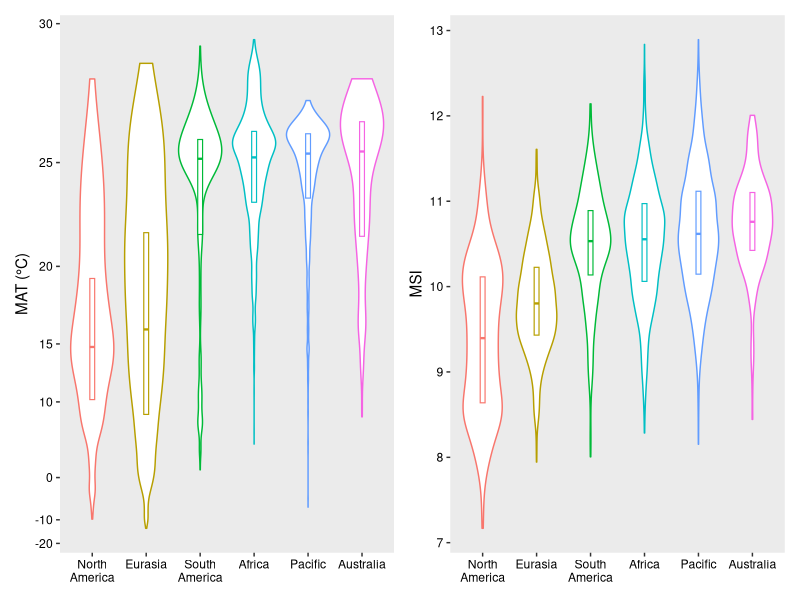
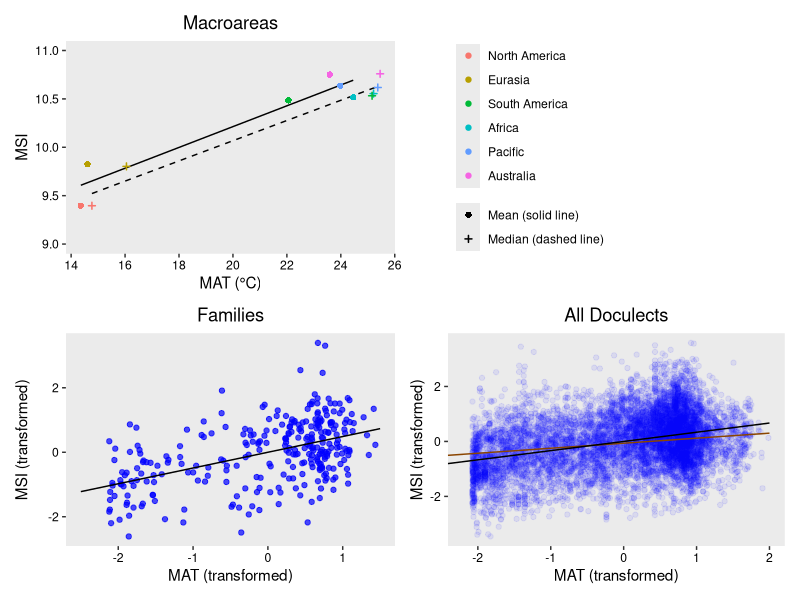
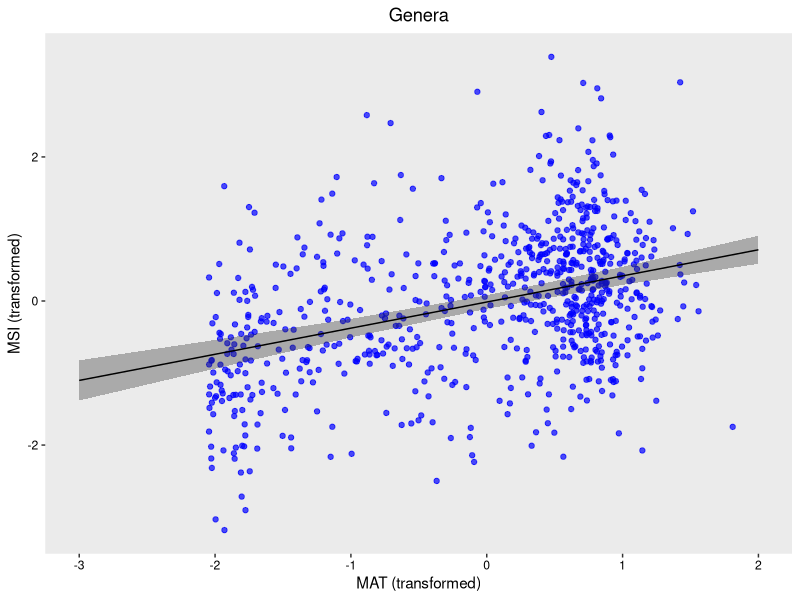
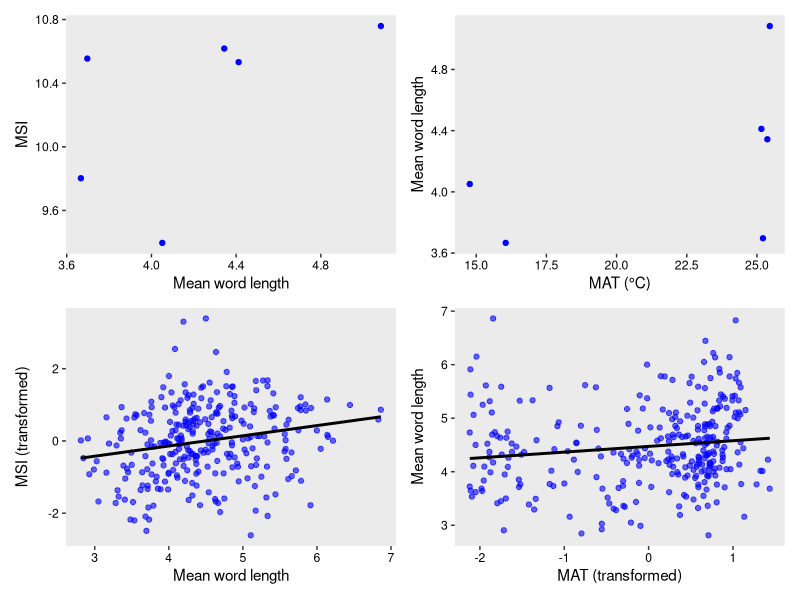
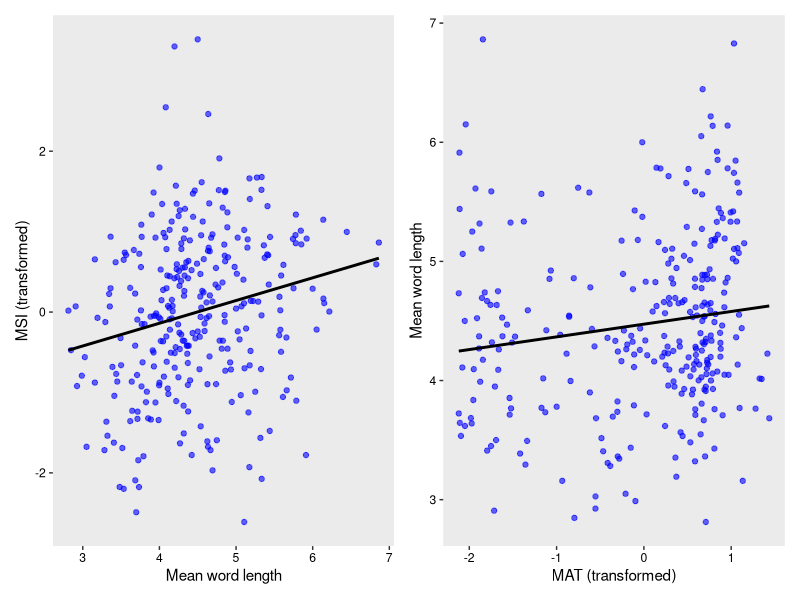
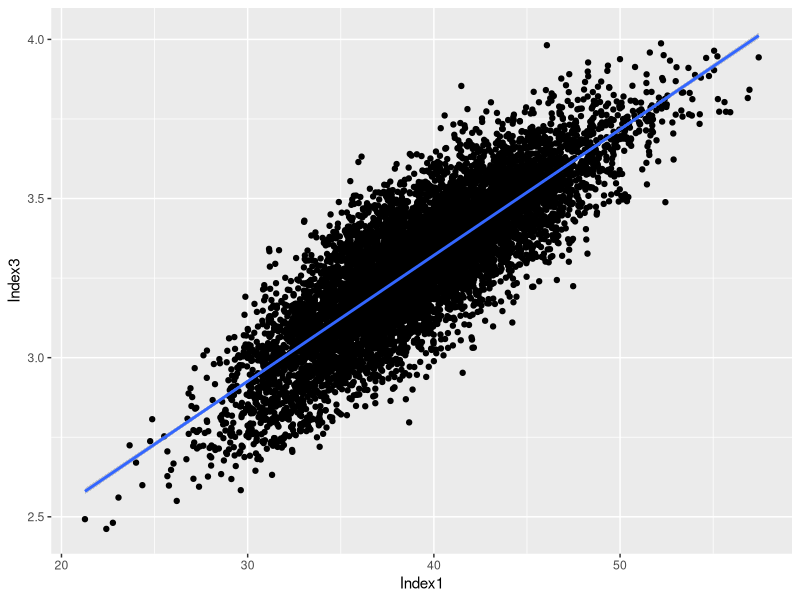
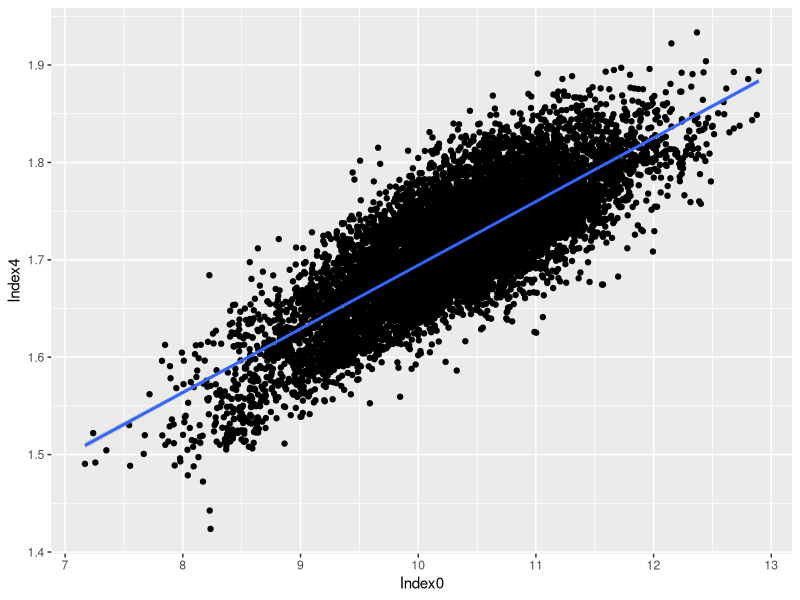
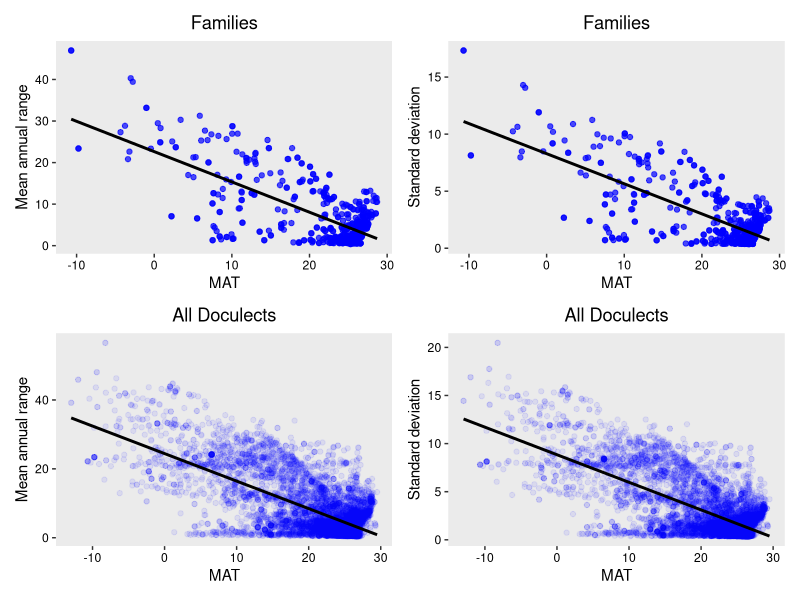

Reproduce these figures in R, in order. (Note: this script raises an error after producing the figures.)
library(lmerTest)
library(ggplot2)
library(ggrepel)
library(ggeffects)
library(dplyr)
library(effects)
library(patchwork)
library(tibble)


# Read csv files
# ==============

d_mac <- read.csv(file = "data/data_macroarea.csv")
d_fam <- read.csv(file = "data/data_family.csv")
d_gen <- read.csv(file = "data/data_genus.csv")
d_all <- read.csv(file = "data/data.csv")

d_mac$Macroarea <- sub("Am", " Am", d_mac$Macroarea)
d_all$Macroarea <- sub("Am", " Am", d_all$Macroarea)
d_mac_mean <- d_mac %>% filter(Method == "mean")
d_mac_med <- d_mac %>% filter(Method == "median")
d_fam_mean <- d_fam %>% filter(Method == "mean")
d_gen_mean <- d_gen %>% filter(Method == "mean")

order <- d_mac_med[order(d_mac_med$Index0), ]$Macroarea
d_mac$Macroarea <- factor(d_mac$Macroarea, levels = order) # reorder by medians
d_all$Macroarea <- factor(d_all$Macroarea, levels = order)


# Fit models
# ==========

m_mac_mean <- lm(Index0 ~ T, data = d_mac_mean)
m_mac_med <- lm(Index0 ~ T, data = d_mac_med)
m_fam <- lm(Index0_trans ~ T_trans, data = d_fam_mean)
m_gen <- lmer(Index0_trans ~ T_trans + (T_trans | Family), data = d_gen)
m_gen_1 <- lmer(Index0_trans ~ T_trans + (1 | Family), data = d_gen)
m_all <- lmer(Index0_trans ~ T_trans + (T_trans | Family), data = d_all)
m_all_1 <- lmer(Index0_trans ~ T_trans + (1 | Family), data = d_all)
anova(m_gen, m_gen_1)  # p < 0.001. Use m_gen
anova(m_all, m_all_1)  # p < 0.001. Use m_all
m_all_lm <- lm(Index0_trans ~ T_trans, data = d_all)

summary(m_mac_mean)
summary(m_mac_med)
summary(m_fam)
summary(m_gen)
summary(m_all)
summary(m_all_lm)


# Plot distribution
# =================

p01 <- ggplot(d_all, aes(x = Macroarea, y = T, color = Macroarea)) +
  geom_violin(scale = "width", width = 0.8) +
  geom_boxplot(width = 0.09, lwd = 0.4, outlier.shape = NA, coef = 0) +
  scale_x_discrete(labels = sub(" ", "\n", levels(d_all$Macroarea))) +
  theme(panel.grid.major = element_blank(), panel.grid.minor = element_blank(),
        axis.text.x = element_text(color = "black"),
        axis.text.y = element_text(color = "black"),
        legend.position = "none", axis.title.x = element_blank()) +
  coord_trans(y = scales::exp_trans(1.06)) +
  scale_y_continuous(breaks = c(-20,-10,0,10,15,20,25,30)) +
  ylab("MAT (°C)")
p02 <- ggplot(d_all, aes(x = Macroarea, y = Index0, color = Macroarea)) +
  geom_violin(scale = "width", width = 0.75) +
  geom_boxplot(width = 0.09, lwd = 0.4, outlier.shape = NA, coef = 0) +
  scale_x_discrete(labels = sub(" ", "\n", levels(d_all$Macroarea))) +
  theme(panel.grid.major = element_blank(), panel.grid.minor = element_blank(),
        axis.text.x = element_text(color = "black"),
        axis.text.y = element_text(color = "black"),
        legend.position = "none", axis.title.x = element_blank()) +
  ylab("MSI")
p01 + p02
# Then, save as distribution.pdf (7 * 4 inches)


# Plot correlation
# ================

e_mac_mean <- ggpredict(m_mac_mean, terms = "T")
e_mac_med <- ggpredict(m_mac_med, terms = "T")
e_fam <- ggpredict(m_fam, terms = "T_trans")
e_gen <- ggpredict(m_gen, terms = "T_trans")
e_all_lm <- ggpredict(m_all_lm, terms = "T_trans")
e_all_lmer <- ggpredict(m_all, terms = "T_trans")

p1_labels <- c("Mean (solid line)", "Median (dashed line)")
p1 <- ggplot() +
  geom_line(data = e_mac_mean, aes(x, predicted)) +
  geom_line(data = e_mac_med, aes(x, predicted), linetype = "dashed") +
  geom_point(data = d_mac, aes(T, Index0, color = Macroarea,
                               shape = Method, stroke = Method, size = Method)) +
  scale_shape_manual(labels = p1_labels, values = c(16, 3)) +
  scale_size_manual(labels = p1_labels, values = c(1.5, 1.1)) +
  scale_discrete_manual(labels = p1_labels, aesthetics = "stroke", values = c(1, 0.8)) +
  theme(panel.grid.major = element_blank(), panel.grid.minor = element_blank(),
        axis.text.x = element_text(color = "black"),
        axis.text.y = element_text(color = "black"),
        legend.title = element_blank(),
        legend.spacing.y = unit(0, "cm"), legend.margin = margin(),
        plot.title = element_text(hjust = 0.5)) +
  coord_cartesian(ylim = c(9, 11)) +
  ggtitle("Macroareas") +
  xlab("MAT (°C)") + ylab("MSI")
p2 <- ggplot() +
  geom_point(data = d_fam_mean, aes(T_trans, Index0_trans), color = "blue", alpha = 0.7) +
  geom_line(data = e_fam, aes(x, predicted)) +
  theme(panel.grid.major = element_blank(), panel.grid.minor = element_blank(),
        axis.text.x = element_text(color = "black"),
        axis.text.y = element_text(color = "black"),
        plot.title = element_text(hjust = 0.5)) +
  ggtitle("Families") +
  xlab("MAT (transformed)") + ylab("MSI (transformed)")
p3 <- ggplot() +
  geom_point(data = d_all, aes(T_trans, Index0_trans), color = "blue", alpha = 0.08) +
  geom_line(data = e_all_lmer, aes(x, predicted), color = "darkorange4") +
  geom_line(data = e_all_lm, aes(x, predicted)) +
  theme(panel.grid.major = element_blank(), panel.grid.minor = element_blank(),
        axis.text.x = element_text(color = "black"),
        axis.text.y = element_text(color = "black"),
        plot.title = element_text(hjust = 0.5)) +
  coord_cartesian(xlim = c(-2.2, 2)) +
  ggtitle("All Doculects") +
  xlab("MAT (transformed)") + ylab("MSI (transformed)")
p1 + guide_area() + p2 + p3 + plot_layout(guides = "collect", design = "AAB#\nCCDD")
# Then, save as correlation.pdf (6 * 6 inches)

ggplot() +
  geom_point(data = d_gen_mean, aes(T_trans, Index0_trans), color = "blue", alpha = 0.7) +
  geom_ribbon(data = e_gen, aes(x, ymin = conf.low, ymax = conf.high), alpha = 0.35) +
  geom_line(data = e_gen, aes(x, predicted)) +
  theme(panel.grid.major = element_blank(), panel.grid.minor = element_blank(),
        axis.text.x = element_text(color = "black"),
        axis.text.y = element_text(color = "black"),
        plot.title = element_text(hjust = 0.5)) +
  ggtitle("Genera") +
  xlab("MAT (transformed)") + ylab("MSI (transformed)")
# Then, save as correlation_genera.pdf (4 * 4 inches) [not used]


# Correlation with word length
# ============================

m_s_wl_mac <- lm(Index0 ~ WL,  data = d_mac_med)
m_t_wl_mac <- lm(WL ~ T, data = d_mac_med)
m_s_wl_fam <- lm(Index0_trans ~ WL,  data = d_fam_mean)
m_t_wl_fam <- lm(WL ~ T_trans, data = d_fam_mean)
m_s_wl_all <- lm(Index0 ~ WL,  data = d_all)
m_t_wl_all <- lm(WL ~ T_trans, data = d_all)
summary(m_s_wl_mac)
summary(m_t_wl_mac)
summary(m_s_wl_fam)
summary(m_t_wl_fam)
summary(m_s_wl_all)
summary(m_t_wl_all)

p1 <- ggplot(d_mac_med, aes(WL, Index0)) +
  geom_point(color = "blue") +
  theme(panel.grid.major = element_blank(), panel.grid.minor = element_blank(),
        axis.text.x = element_text(color = "black"),
        axis.text.y = element_text(color = "black")) +
  xlab('Mean word length') + ylab('MSI')
p2 <- ggplot(d_mac_med, aes(T, WL)) +
  geom_point(color = "blue") +
  theme(panel.grid.major = element_blank(), panel.grid.minor = element_blank(),
        axis.text.x = element_text(color = "black"),
        axis.text.y = element_text(color = "black")) +
  xlab('MAT (°C)') + ylab('Mean word length')
p3 <- ggplot(d_fam_mean, aes(WL, Index0_trans)) +
  geom_point(color = "blue", alpha = 0.6) +
  geom_smooth(method = lm, color = "black", se = F) +
  theme(panel.grid.major = element_blank(), panel.grid.minor = element_blank(),
        axis.text.x = element_text(color = "black"),
        axis.text.y = element_text(color = "black")) +
  xlab('Mean word length') + ylab('MSI (transformed)')
p4 <- ggplot(d_fam_mean, aes(T_trans, WL)) +
  geom_point(color = "blue", alpha = 0.6) +
  geom_smooth(method = lm, color = "black", se = F) +
  theme(panel.grid.major = element_blank(), panel.grid.minor = element_blank(),
        axis.text.x = element_text(color = "black"),
        axis.text.y = element_text(color = "black")) +
  xlab('MAT (transformed)') + ylab('Mean word length')
p1 + p2 + p3 + p4  # Unused
p3 + p4
# Then, save as word_length.pdf (6 * 3 inches)

m_wl_fam_1 <- lm(Index0_trans ~ T_trans * WL, data = d_fam_mean)
m_wl_fam_2 <- lm(Index0_trans ~ T_trans + WL, data = d_fam_mean)
anova(m_wl_fam_1, m_wl_fam_2)  # Not significant. Use 2
m_wl_fam_3 <- lm(Index0_trans ~ T_trans, data = d_fam_mean)
m_wl_fam_4 <- lm(Index0_trans ~ WL, data = d_fam_mean)
anova(m_wl_fam_2, m_wl_fam_3)  # Significant. Use 2
anova(m_wl_fam_2, m_wl_fam_4)  # Significant. Use 2
summary(m_wl_fam_2)

# Unused
m_wl_all_1 <- lmer(Index0_trans ~ T_trans * WL + (T_trans * WL | Family), data = d_all)
m_wl_all_2 <- lmer(Index0_trans ~ T_trans * WL + (T_trans + WL | Family), data = d_all)
m_wl_all_3 <- lmer(Index0_trans ~ T_trans + WL + (T_trans * WL | Family), data = d_all)
m_wl_all_4 <- lmer(Index0_trans ~ T_trans + WL + (T_trans + WL | Family), data = d_all)
m_wl_all_5 <- lmer(Index0_trans ~ T_trans + (T_trans * WL | Family), data = d_all)
anova(m_wl_all_1, m_wl_all_2)  # Significant. Use 1
anova(m_wl_all_1, m_wl_all_3)  # Not significant. Use 3
anova(m_wl_all_3, m_wl_all_4)  # Significant. Use 3
anova(m_wl_all_3, m_wl_all_5)  # Significant. Use 3
summary(m_wl_all_3)


# Linear correlation between different sonority scales (for SI)
# =============================================================

r2s <- matrix(0, 6, 6)
ps <- matrix(0, 6, 6)
r2s_trans <- matrix(0, 6, 6)
ps_trans <- matrix(0, 6, 6)
for (i in 0:5) {
  for (j in 0:5) {
    if (i == j) next
    fomula <- paste("Index", i, " ~ ", "Index", j, sep = "")
    fomula_trans <- paste("Index", i, "_trans ~ ", "Index", j, "_trans", sep = "")
    r2s[i + 1, j + 1] <- summary(lm(fomula, data = d_all))$r.squared
    ps[i + 1, j + 1] <- summary(lm(fomula, data = d_all))$coefficients[8]
    r2s_trans[i + 1, j + 1] <- summary(lm(fomula_trans, data = d_all))$r.squared
    ps_trans[i + 1, j + 1] <- summary(lm(fomula_trans, data = d_all))$coefficients[8]
  }
}
print(r2s)
print(ps)
print(r2s_trans)
print(ps_trans)

ggplot(d_all, aes(x = Index1, y = Index3)) + geom_point() + geom_smooth(method = lm)
ggplot(d_all, aes(x = Index0, y = Index4)) + geom_point() + geom_smooth(method = lm)
m_in0_in4 <- lm(Index4 ~ Index0, data = d_all)
summary(m_in0_in4)


# Linear correlation between mean annual range or standard deviation
# ==================================================================

m_all_diff_sd <- lm(T_sd ~ T_diff, data = d_all)
summary(m_all_diff_sd)

m_fam_diff_0 <- lm(Index0_trans ~ T_trans * T_diff, data = d_fam)
m_fam_diff_1 <- lm(Index0_trans ~ T_trans + T_diff, data = d_fam)
anova(m_fam_diff_0, m_fam_diff_1)  # p = 0.216. Use m_fam_diff_1
summary(m_fam_diff_1)

m_fam_sd_0 <- lm(Index0_trans ~ T_trans * T_sd, data = d_fam)
m_fam_sd_1 <- lm(Index0_trans ~ T_trans + T_sd, data = d_fam)
anova(m_fam_sd_0, m_fam_sd_1)  # p = 0.170. Use m_fam_sd_1
summary(m_fam_sd_1)

m_fam_diff <- lm(T_diff ~ T, data = d_fam)
m_fam_sd <- lm(T_sd ~ T, data = d_fam)
m_all_diff <- lm(T_diff ~ T, data = d_all)
m_all_sd <- lm(T_sd ~ T, data = d_all)
summary(m_fam_diff)
summary(m_fam_sd)
summary(m_all_diff)
summary(m_all_sd)

p1 <- ggplot(d_fam, aes(T, T_diff)) +
  geom_point(color = "blue", alpha = 0.7) +
  geom_smooth(method = lm, color = "black", se = F) +
  theme(panel.grid.major = element_blank(), panel.grid.minor = element_blank(),
        axis.text.x = element_text(color = "black"),
        axis.text.y = element_text(color = "black"),
        plot.title = element_text(hjust = 0.5)) +
  ggtitle("Families") +
  xlab("MAT") + ylab("Mean annual range")
p2 <- ggplot(d_fam, aes(T, T_sd)) +
  geom_point(color = "blue", alpha = 0.7) +
  geom_smooth(method = lm, color = "black", se = F) +
  theme(panel.grid.major = element_blank(), panel.grid.minor = element_blank(),
        axis.text.x = element_text(color = "black"),
        axis.text.y = element_text(color = "black"),
        plot.title = element_text(hjust = 0.5)) +
  ggtitle("Families") +
  xlab("MAT") + ylab("Standard deviation")
p3 <- ggplot(d_all, aes(T, T_diff)) +
  geom_point(color = "blue", alpha = 0.08) +
  geom_smooth(method = lm, color = "black", se = F) +
  theme(panel.grid.major = element_blank(), panel.grid.minor = element_blank(),
        axis.text.x = element_text(color = "black"),
        axis.text.y = element_text(color = "black"),
        plot.title = element_text(hjust = 0.5)) +
  ggtitle("All Doculects") +
  xlab("MAT") + ylab("Mean annual range")
p4 <- ggplot(d_all, aes(T, T_sd)) +
  geom_point(color = "blue", alpha = 0.08) +
  geom_smooth(method = lm, color = "black", se = F) +
  theme(panel.grid.major = element_blank(), panel.grid.minor = element_blank(),
        axis.text.x = element_text(color = "black"),
        axis.text.y = element_text(color = "black"),
        plot.title = element_text(hjust = 0.5)) +
  ggtitle("All Doculects") +
  xlab("MAT") + ylab("Standard deviation")
(p1 + p2) / (p3 + p4)
# Then, save as range.pdf (6 * 6 inches) (for SI)


# Plot correlations by language family (for SI)
# =============================================

top_num <- 25
fam_count <- d_all %>% group_by(Family) %>% summarise(Count = n()) %>% arrange(desc(Count))
top_families <- fam_count$Family[1:top_num]

full_family_names <- c(
  "NC"  = "Niger-Congo",
  "An"  = "Austronesian",
  "ST"  = "Sino-Tibetan",
  "TNG" = "Trans-New Guinea",
  "AA"  = "Afro-Asiatic",
  "IE"  = "Indo-European",
  "AuA" = "Austro-Asiatic",
  "PN"  = "Pama-Nyungan",
  "TK"  = "Tai-Kadai",
  "Tor" = "Torricelli",
  "Man" = "Mande",
  "CSu" = "Central Sudanic",
  "Alt" = "Altaic",
  "ESu" = "Eastern Sudanic",
  "OM"  = "Oto-Manguean",
  "May" = "Mayan",
  "UA"  = "Uto-Aztecan",
  "Dra" = "Dravidian",
  "GWB" = "Greater West Bomberai",
  "Sep" = "Sepik",
  "Dog" = "Dogon",
  "Arw" = "Arawakan",
  "Que" = "Quechuan",
  "NDa" = "Nakh-Daghestanian",
  "Ura" = "Uralic")

temperature_results <- character(top_num)
word_length_results <- character(top_num)
labels <- character(top_num)
names(labels) <- top_families
for (i in 1:top_num) {
  family_i <- top_families[i]
  filtered <- filter(d_all, Family == family_i)
  model <- lm(Index0_trans ~ T_trans, data = filtered)
  s <- summary(model)
  temperature_results[i] <- paste(full_family_names[family_i], nrow(filtered),
                                  s$coefficients[2], s$r.squared, s$coefficients[8])
  model <- lm(Index0_trans ~ WL, data = filtered)
  s <- summary(model)
  word_length_results[i] <- paste(full_family_names[family_i], nrow(filtered),
                                  s$coefficients[2], s$r.squared, s$coefficients[8])
  labels[i] <- paste(full_family_names[family_i], ": ", nrow(filtered), sep = "")
}
# family name, number of doculects, estimate slope, r^2, p value
print(temperature_results)
print(word_length_results)

ggplot(data = filter(d_all, Family %in% top_families), aes(T_trans, Index0_trans)) +
  geom_point(na.rm = T, color = "blue", alpha = 0.1) +
  geom_smooth(method = lm, color = "black", se = F, linewidth = 0.5) +
  facet_wrap( ~ Family, labeller = labeller(Family = labels)) +
  theme(panel.grid.major = element_blank(), panel.grid.minor = element_blank(),
        axis.text.x = element_text(color = "black"),
        axis.text.y = element_text(color = "black")) +
  xlab("MAT (transformed)") + ylab("MSI (transformed)")
# Then, save as correlation_by_family.pdf (8 * 8 inches)

ggplot(data = filter(d_all, Family %in% top_families), aes(WL, Index0_trans)) +
  geom_point(na.rm = T, color = "blue", alpha = 0.1) +
  geom_smooth(method = lm, color = "black", se = F, linewidth = 0.5) +
  facet_wrap( ~ Family, labeller = labeller(Family = labels)) +
  theme(panel.grid.major = element_blank(), panel.grid.minor = element_blank(),
        axis.text.x = element_text(color = "black"),
        axis.text.y = element_text(color = "black")) +
  xlab("Mean word length") + ylab("MSI (transformed)")
# Then, save as word_length_by_family.pdf (8 * 8 inches)


# Appendix: Compare MSIs by this model and by the LingPy model
# ============================================================

m <- lm(Index6 ~ Index2, data = d_all)
summary(m)
ggplot(d, aes(index2, index6)) +
  geom_point(color = "blue", alpha = 0.05) +
  #geom_smooth(method = lm, color = "black") +
  theme(panel.grid.major = element_blank(), panel.grid.minor = element_blank()) +
  xlab("MSI (our model)") + ylab("MSI (LingPy model)")
